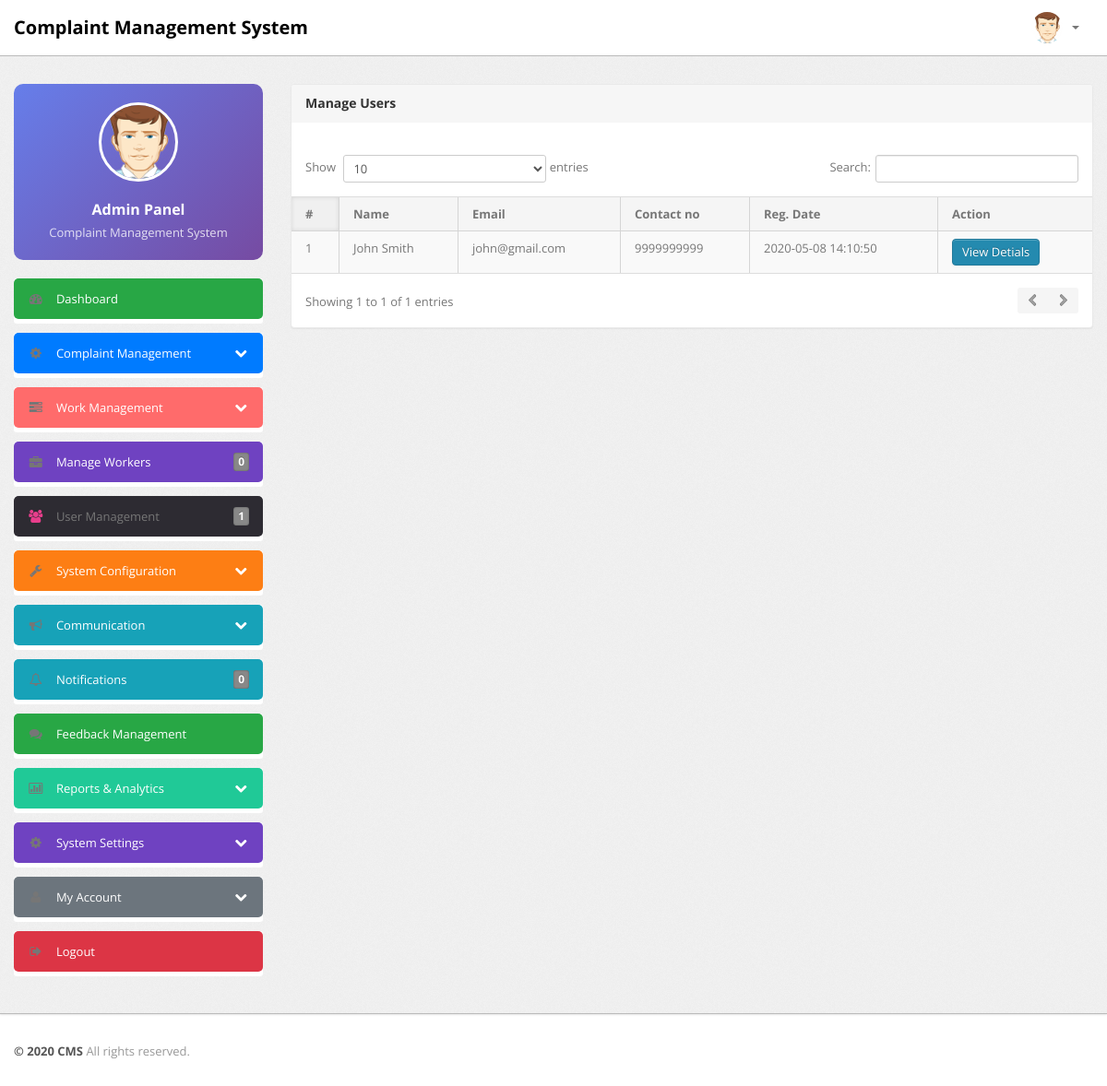
Before: /admin/manage-users.php (signed in) with the older database file.
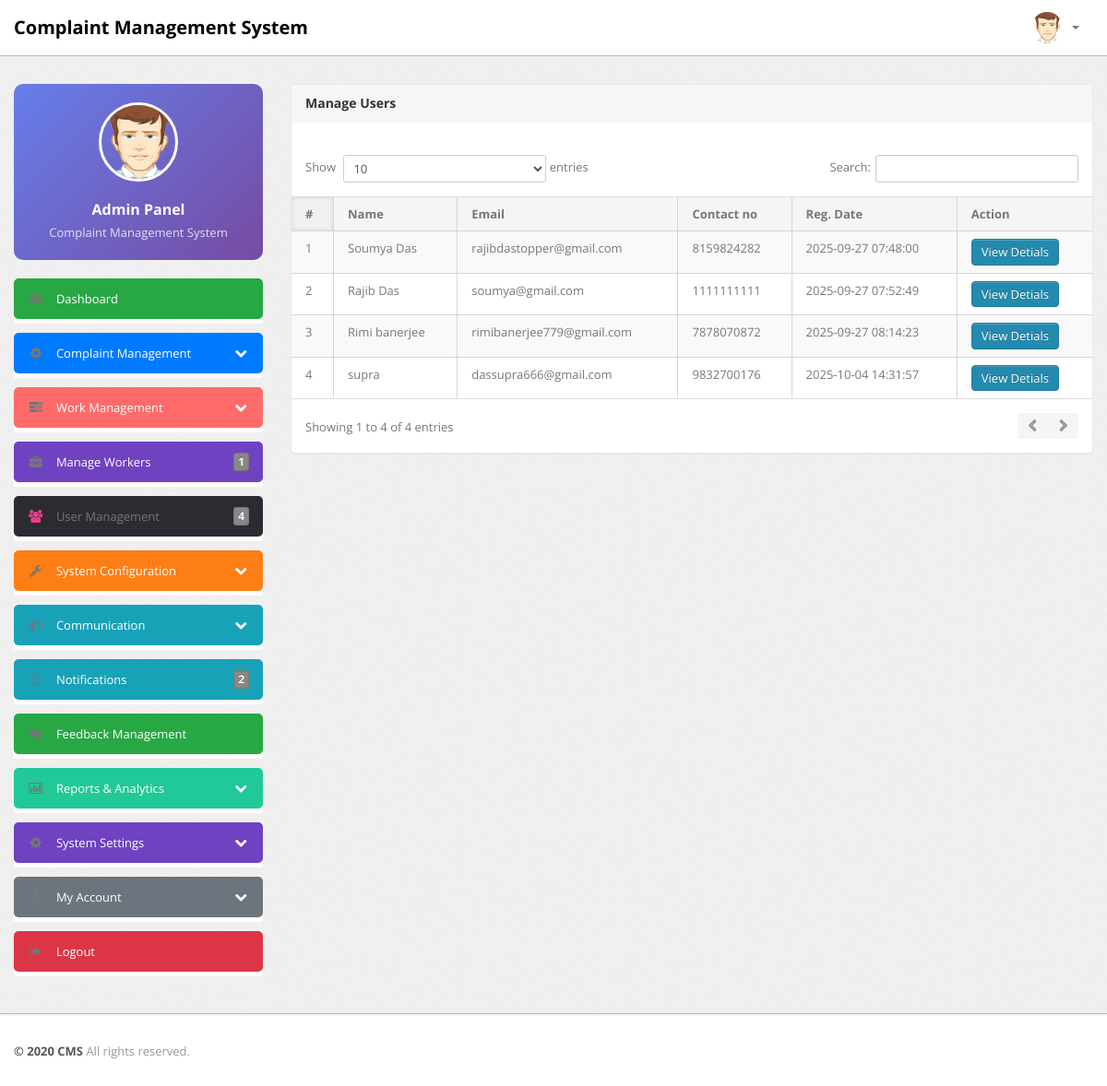
After: the same page with the newer database file.
### tables this page shows
CREATE TABLE `users` (
  `id` int(11) NOT NULL,
  `fullName` varchar(100) NOT NULL,
  `userEmail` varchar(100) NOT NULL,
  `password` varchar(255) NOT NULL,
  `contactNo` varchar(15) NOT NULL,
  `address` varchar(255) NOT NULL,
  `consumerId` varchar(50) NOT NULL,
  `status` tinyint(1) NOT NULL DEFAULT 1,
  `regDate` timestamp NOT NULL DEFAULT current_timestamp()
);

### admin/manage-users.php (the view, shortened to what the changed rows need)
<?php
if(strlen($_SESSION['alogin'])==0)
	{
header('location:index.php');
}
else{
?>
<!DOCTYPE html>
<html lang="en">
<head>
	<link type="text/css" href="bootstrap/css/bootstrap.min.css" rel="stylesheet">
	<link type="text/css" href="bootstrap/css/bootstrap-responsive.min.css" rel="stylesheet">
	<link type="text/css" href="css/theme.css" rel="stylesheet">
	<link type="text/css" href="images/icons/css/font-awesome.css" rel="stylesheet">
</head>
<body>
<?php include('include/header.php');?>
	<div class="wrapper">
		<div class="container">
			<div class="row">
<?php include('include/sidebar.php');?>
			<div class="span9">
					<div class="content">
	<div class="module">
							<div class="module-head">
								<h3>Manage Users</h3>
							</div>
							<div class="module-body table">
									<br />
								<table cellpadding="0" cellspacing="0" border="0" class="datatable-1 table table-bordered table-striped	 display" width="100%">
									<thead>
										<tr>
											<th>#</th>
											<th> Name</th>
											<th>Email </th>
											<th>Contact no</th>
											<th>Reg. Date </th>
											<th>Action</th>
										</tr>
									</thead>
									<tbody>
<?php $query=mysqli_query($bd, "select * from users");
$cnt=1;
while($row=mysqli_fetch_array($query))
{
?>
										<tr>
											<td><?php echo htmlentities($cnt);?></td>
											<td><?php echo htmlentities($row['fullName']);?></td>
											<td><?php echo htmlentities($row['userEmail']);?></td>
											<td> <?php echo htmlentities($row['contactNo']);?></td>
											<td><?php echo htmlentities($row['regDate']);?></td>
											<td><a href="javascript:void(0);" onClick="popUpWindow('http://localhost/Complaint Management System/admin/userprofile.php?uid=<?php echo htmlentities($row['id']);?>');" title="Update order">
											 <button type="button" class="btn btn-primary">View Detials</button>
											</a></td>
										<?php $cnt=$cnt+1; } ?>
								</table>
							</div>
						</div>
					</div>
				</div>
			</div>
		</div>
	</div>
<?php include('include/footer.php');?>
</body>
<?php } ?>

### admin/include/sidebar.php (shortened to what the changed rows need)
<?php
include('include/config.php');
?>
<div class="span3">
    <div class="sidebar">
        <div class="widget widget-profile unstyled" style="background: linear-gradient(135deg, #667eea 0%, #764ba2 100%); color: white; padding: 20px; border-radius: 10px; margin-bottom: 20px; text-align: center;">
            <div class="profile-avatar">
                <img src="images/user.png" style="width: 80px; height: 80px; border-radius: 50%; border: 3px solid white; margin-bottom: 10px;" />
            </div>
            <h4 style="margin: 10px 0 5px 0; color: white;">Admin Panel</h4>
            <p style="margin: 0; opacity: 0.8;">Complaint Management System</p>
        </div>
        <ul class="widget widget-menu unstyled">
            <li>
                <a href="dashboard.php" style="background: #28a745; color: white;">
                    <i class="menu-icon icon-dashboard"></i>
                    Dashboard
                </a>
            </li>
        </ul>
        <ul class="widget widget-menu unstyled">
            <li>
                <a class="collapsed" data-toggle="collapse" href="#toggleComplaints" style="background: #007bff; color: white;">
                    <i class="menu-icon icon-cog"></i>
                    <i class="icon-chevron-down pull-right"></i><i class="icon-chevron-up pull-right"></i>
                    Complaint Management
                </a>
            </li>
        </ul>
        <ul class="widget widget-menu unstyled">
            <li>
                <a class="collapsed" data-toggle="collapse" href="#toggleWorkManagement" style="background: #ff6b6b; color: white;">
                    <i class="menu-icon icon-tasks"></i>
                    <i class="icon-chevron-down pull-right"></i><i class="icon-chevron-up pull-right"></i>
                    Work Management
                </a>
            </li>
        </ul>
        <ul class="widget widget-menu unstyled">
            <li>
                <a href="manage-workers.php" style="background: #6f42c1; color: white;">
                    <i class="menu-icon icon-briefcase"></i>
                    Manage Workers
                    <?php
                    $table_check = mysqli_query($bd, "SHOW TABLES LIKE 'workers'");
                    if(mysqli_num_rows($table_check) > 0) {
                        $active_workers = mysqli_query($bd, "SELECT COUNT(*) as total FROM workers WHERE status='active'");
                        if($active_workers) {
                            $workers_count = mysqli_fetch_array($active_workers)['total'];
                            ?>
                            <b class="label label-primary pull-right"><?php echo $workers_count; ?></b>
                            <?php
                        }
                    }
                    ?>
                </a>
            </li>
        </ul>
        <ul class="widget widget-menu unstyled">
            <li>
                <a href="manage-users.php">
                    <i class="menu-icon icon-group" style="color: #e83e8c;"></i>
                    User Management
                    <?php
                    $rt = mysqli_query($bd, "SELECT * FROM users");
                    $num1 = mysqli_num_rows($rt);
                    ?>
                    <b class="label label-primary pull-right"><?php echo htmlentities($num1); ?></b>
                </a>
            </li>
        </ul>
        <ul class="widget widget-menu unstyled">
            <li>
                <a class="collapsed" data-toggle="collapse" href="#toggleSystemConfig" style="background: #fd7e14; color: white;">
                    <i class="menu-icon icon-wrench"></i>
                    <i class="icon-chevron-down pull-right"></i><i class="icon-chevron-up pull-right"></i>
                    System Configuration
                </a>
            </li>
        </ul>
        <ul class="widget widget-menu unstyled">
            <li>
                <a class="collapsed" data-toggle="collapse" href="#toggleCommunication" style="background: #17a2b8; color: white;">
                    <i class="menu-icon icon-bullhorn"></i>
                    <i class="icon-chevron-down pull-right"></i><i class="icon-chevron-up pull-right"></i>
                    Communication
                </a>
            </li>
        </ul>
        <ul class="widget widget-menu unstyled">
            <li>
                <a href="notifications.php" style="background: #17a2b8; color: white;">
                    <i class="menu-icon icon-bell"></i>
                    Notifications
                    <?php
                    $rt = mysqli_query($bd, "SELECT * FROM tblcomplaints where status is null");
                    $num1 = mysqli_num_rows($rt);
                    ?>
                    <b class="label label-info pull-right"><?php echo htmlentities($num1); ?></b>
                </a>
            </li>
        </ul>
        <ul class="widget widget-menu unstyled">
            <li>
                <a href="manage-feedback.php" style="background: #28a745; color: white;">
                    <i class="menu-icon icon-comments"></i>
                    Feedback Management
                </a>
            </li>
        </ul>
        <ul class="widget widget-menu unstyled">
            <li>
                <a class="collapsed" data-toggle="collapse" href="#toggleReports" style="background: #20c997; color: white;">
                    <i class="menu-icon icon-bar-chart"></i>
                    <i class="icon-chevron-down pull-right"></i><i class="icon-chevron-up pull-right"></i>
                    Reports & Analytics
                </a>
            </li>
        </ul>
        <ul class="widget widget-menu unstyled">
            <li>
                <a class="collapsed" data-toggle="collapse" href="#toggleSettings" style="background: #6f42c1; color: white;">
                    <i class="menu-icon icon-cog"></i>
                    <i class="icon-chevron-down pull-right"></i><i class="icon-chevron-up pull-right"></i>
                    System Settings
                </a>
            </li>
        </ul>
        <ul class="widget widget-menu unstyled">
            <li>
                <a class="collapsed" data-toggle="collapse" href="#toggleAccount" style="background: #6c757d; color: white;">
                    <i class="menu-icon icon-user"></i>
                    <i class="icon-chevron-down pull-right"></i><i class="icon-chevron-up pull-right"></i>
                    My Account
                </a>
            </li>
        </ul>
        <ul class="widget widget-menu unstyled">
            <li>
                <a href="logout.php" style="background: #dc3545; color: white;">
                    <i class="menu-icon icon-signout"></i>
                    Logout
                </a>
            </li>
        </ul>
    </div>
</div>

Changed rows visible on the page:
changed users: fullName "John Smith" → "Soumya Das"; userEmail "john@gmail.com" → "rajibdastopper@gmail.com"; contactNo "9999999999" → "8159824282"; regDate "2020-05-08 14:10:50" → "2025-09-27 07:48:00"
added users: fullName "Rajib Das", userEmail "soumya@gmail.com", contactNo "1111111111", regDate "2025-09-27 07:52:49"
added users: fullName "Rimi banerjee", userEmail "rimibanerjee779@gmail.com", contactNo "7878070872", regDate "2025-09-27 08:14:23"
added users: fullName "supra", userEmail "dassupra666@gmail.com", contactNo "9832700176", regDate "2025-10-04 14:31:57"
Other visible differences:
$workers_count: "0" → "1"
$num1: "1" → "4"
$num1: "0" → "2"
text written by a page script: "Show entries Search: Showing 1 to 1 of 1 entries" → "Show entries Search: Showing 1 to 4 of 4 entries"
